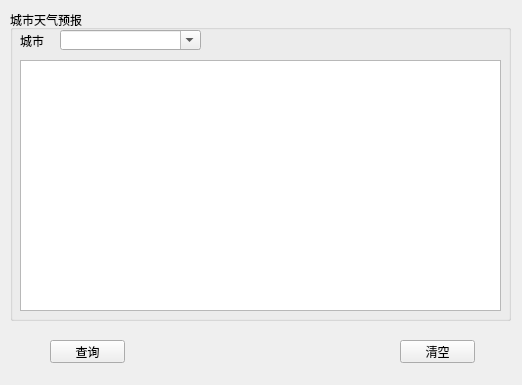
<?xml version="1.0" encoding="UTF-8"?>
<ui version="4.0">
 <class>MainWindow</class>
 <widget class="QMainWindow" name="MainWindow">
  <property name="geometry">
   <rect>
    <x>0</x>
    <y>0</y>
    <width>522</width>
    <height>385</height>
   </rect>
  </property>
  <property name="windowTitle">
   <string>MainWindow</string>
  </property>
  <widget class="QWidget" name="centralwidget">
   <widget class="QGroupBox" name="groupBox">
    <property name="geometry">
     <rect>
      <x>10</x>
      <y>10</y>
      <width>501</width>
      <height>311</height>
     </rect>
    </property>
    <property name="title">
     <string>城市天气预报</string>
    </property>
    <widget class="QLabel" name="label">
     <property name="geometry">
      <rect>
       <x>10</x>
       <y>20</y>
       <width>31</width>
       <height>21</height>
      </rect>
     </property>
     <property name="text">
      <string>城市</string>
     </property>
    </widget>
    <widget class="QComboBox" name="comboBox">
     <property name="geometry">
      <rect>
       <x>50</x>
       <y>20</y>
       <width>141</width>
       <height>20</height>
      </rect>
     </property>
     <property name="editable">
      <bool>true</bool>
     </property>
     <property name="insertPolicy">
      <enum>QComboBox::NoInsert</enum>
     </property>
    </widget>
    <widget class="QTextEdit" name="textEdit">
     <property name="geometry">
      <rect>
       <x>10</x>
       <y>50</y>
       <width>481</width>
       <height>251</height>
      </rect>
     </property>
    </widget>
   </widget>
   <widget class="QPushButton" name="queueButton">
    <property name="geometry">
     <rect>
      <x>50</x>
      <y>340</y>
      <width>75</width>
      <height>23</height>
     </rect>
    </property>
    <property name="text">
     <string>查询</string>
    </property>
   </widget>
   <widget class="QPushButton" name="clearButton">
    <property name="geometry">
     <rect>
      <x>400</x>
      <y>340</y>
      <width>75</width>
      <height>23</height>
     </rect>
    </property>
    <property name="text">
     <string>清空</string>
    </property>
   </widget>
  </widget>
 </widget>
 <resources/>
 <connections>
  <connection>
   <sender>queueButton</sender>
   <signal>clicked()</signal>
   <receiver>MainWindow</receiver>
   <slot>update()</slot>
   <hints>
    <hint type="sourcelabel">
     <x>87</x>
     <y>351</y>
    </hint>
    <hint type="destinationlabel">
     <x>260</x>
     <y>192</y>
    </hint>
   </hints>
  </connection>
  <connection>
   <sender>clearButton</sender>
   <signal>clicked()</signal>
   <receiver>MainWindow</receiver>
   <slot>update()</slot>
   <hints>
    <hint type="sourcelabel">
     <x>437</x>
     <y>351</y>
    </hint>
    <hint type="destinationlabel">
     <x>260</x>
     <y>192</y>
    </hint>
   </hints>
  </connection>
 </connections>
</ui>
